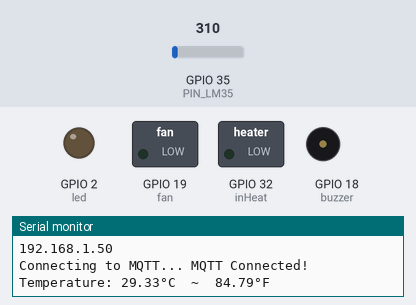
Recording of a sketch running on a simulated ESP32. Shown: switched loads named in the sketch (green lamp = pin HIGH), output pins drawn as LEDs (lit = HIGH), buzzer (waves = sounding, pin HIGH), the last lines printed to the serial monitor. Inputs (shaded band) come from the test bench; at power-on: GPIO 35 (PIN_LM35) = 310. WiFi joins after 1.5 s; servers stay silent unless stated; no MQTT or app messages arrive unless stated; pins used as bus, display or sensor lines are not drawn.

Above: at 5.7 s.
5.8 s: GPIO 35 (PIN_LM35) set to 282
At 7.8 s:
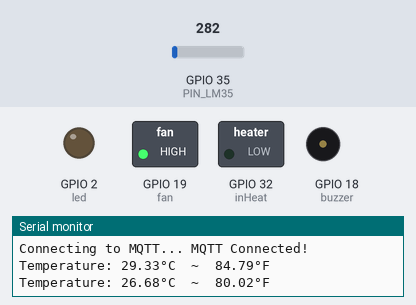
10.5 s: GPIO 35 (PIN_LM35) set to 372
At 13.4 s:
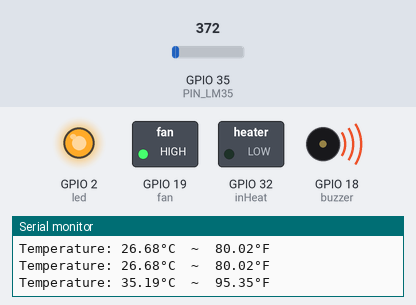
15.0 s: GPIO 35 (PIN_LM35) set to 93
At 18.7 s:
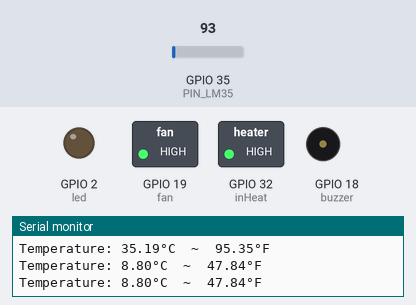
19.5 s: GPIO 35 (PIN_LM35) set to 151
23.2 s: GPIO 35 (PIN_LM35) set to 166
At 27.2 s:
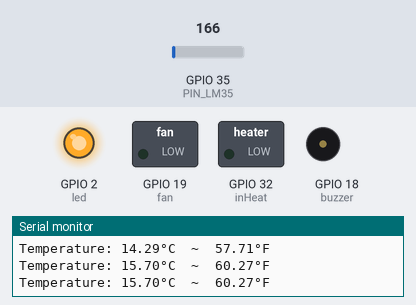
27.5 s: GPIO 35 (PIN_LM35) set to 434
At 32.9 s:
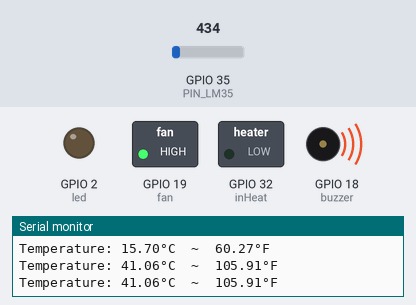
Timing chart, 0 to 35.2 s (numbered marks = the images above; inputs shaded):
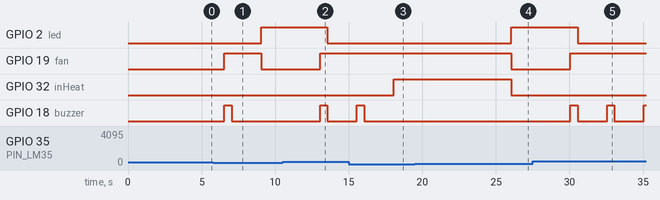

The sketch:

battery_cooling_system.ino
```cpp
#define ADC_VREF_mV    3100.0
#define ADC_RESOLUTION 4096.0
#define PIN_LM35       35


#include <WiFi.h>
#include <String.h>
#include "Adafruit_MQTT.h"
#include "Adafruit_MQTT_Client.h"


#define WLAN_SSID       "POCOM2"
#define WLAN_PASS       "computer"

#define AIO_SERVER      "io.adafruit.com"
#define AIO_SERVERPORT   1883

#define IO_USERNAME  "SrujanS"
#define IO_KEY       "aio_BjuV97X4tBatwk8IBdaoP0JE8m7m"


WiFiClient client;
Adafruit_MQTT_Client mqtt(&client, AIO_SERVER, AIO_SERVERPORT, IO_USERNAME, IO_KEY);
Adafruit_MQTT_Publish temp = Adafruit_MQTT_Publish(&mqtt, IO_USERNAME "/feeds/temperature");

void wifiConnect() {
    Serial.println(F("Adafruit MQTT demo"));
    Serial.println(); Serial.println();
    Serial.print("Connecting to ");
    Serial.println(WLAN_SSID);
    WiFi.begin(WLAN_SSID, WLAN_PASS);
    while (WiFi.status() != WL_CONNECTED) {
    delay(500);
    Serial.print(".");
  }
  Serial.println();
  Serial.println("WiFi connected");
  Serial.println("IP address: ");
  Serial.println(WiFi.localIP());
  delay(3000);
}


int inHeat = 32;
int inCold = 33;

int buzzer = 18;
int fan = 19;
int led = 2;

float tempC = 0;

void setup() {

  Serial.begin(9600);
  pinMode(inHeat,OUTPUT);
  pinMode(inCold,OUTPUT);
  pinMode(buzzer,OUTPUT);
  pinMode(fan,OUTPUT);
  pinMode(led,OUTPUT);
  initialize();
  wifiConnect();

}

void initialize()
{
  digitalWrite(inHeat,LOW);
  digitalWrite(inCold,LOW);
  digitalWrite(buzzer,LOW);
  digitalWrite(fan,LOW);
  digitalWrite(led,LOW);
}

void ReadTemperature()
{
  int adcVal = analogRead(PIN_LM35);
  float milliVolt = adcVal * (ADC_VREF_mV / ADC_RESOLUTION);
  tempC = milliVolt / 8;
  float tempF = tempC * 9 / 5 + 32;
  Serial.print("Temperature: ");
  Serial.print(tempC);
  Serial.print("°C");
  Serial.print("  ~  ");
  Serial.print(tempF);
  Serial.println("°F");
  temp.publish(tempC);
  delay(2000);
}

void operation()
{
  if ( tempC > 28 )
  {
    digitalWrite(fan,HIGH);
    digitalWrite(inHeat,LOW);
    digitalWrite(inCold,HIGH);
    digitalWrite(buzzer,HIGH);
    delay(500);
    digitalWrite(buzzer,LOW);
    digitalWrite(led,LOW);
  }
  else if ( tempC < 15 )
  {
    digitalWrite(fan,HIGH);
    digitalWrite(inHeat,HIGH);
    digitalWrite(inCold,LOW);
    digitalWrite(buzzer,LOW);
    digitalWrite(led,LOW);

  }
  else if ( 15 > tempC < 28 )
  {
    digitalWrite(fan,LOW);
    digitalWrite(inHeat,LOW);
    digitalWrite(inCold,LOW);
    digitalWrite(buzzer,LOW);
    digitalWrite(led,HIGH);

  }
}

void loop() {
  MQTT_connect();
  ReadTemperature();
  operation();
}

void MQTT_connect() {

  int8_t ret;
  if (mqtt.connected()) {
    return;
  }

  Serial.print("Connecting to MQTT... ");

  uint8_t retries = 3;
  while ((ret = mqtt.connect()) != 0) {
    Serial.println(mqtt.connectErrorString(ret));
    Serial.println("Retrying MQTT connection in 5 seconds...");
    mqtt.disconnect();
    delay(5000);
    retries--;
    if (retries == 0) {
      while (1);
    }
  }
  Serial.println("MQTT Connected!");
}
```

Measured:
- the behaviour switches between 296 and 295 on GPIO 35 (PIN_LM35) (found by bisection; images 0 and 1)
- the behaviour switches between 158 and 159 on GPIO 35 (PIN_LM35) (found by bisection; images 3 and 4)
- after the input at 5.8 s, GPIO 2 (led): LOW → HIGH after 3.3 s; GPIO 18 (buzzer): goes on until 7.1 s, then stays LOW
- after the input at 10.5 s, GPIO 2 (led): HIGH → LOW after 3.1 s; GPIO 19 (fan): LOW → HIGH after 2.6 s; GPIO 18 (buzzer): LOW → HIGH after 2.6 s, → LOW 0.50 s later
- after the input at 15.0 s, GPIO 32 (inHeat): LOW → HIGH after 3.1 s; GPIO 18 (buzzer): goes on until 16.1 s, then stays LOW
- after the input at 23.2 s, GPIO 2 (led): LOW → HIGH after 2.9 s; GPIO 19 (fan), GPIO 32 (inHeat): HIGH → LOW after 2.9 s
- after the input at 27.5 s, GPIO 2 (led): HIGH → LOW after 3.1 s; GPIO 19 (fan): LOW → HIGH after 2.6 s; GPIO 18 (buzzer): alternates HIGH for 0.50 s and LOW for 2.0 s, starting after 2.6 s
